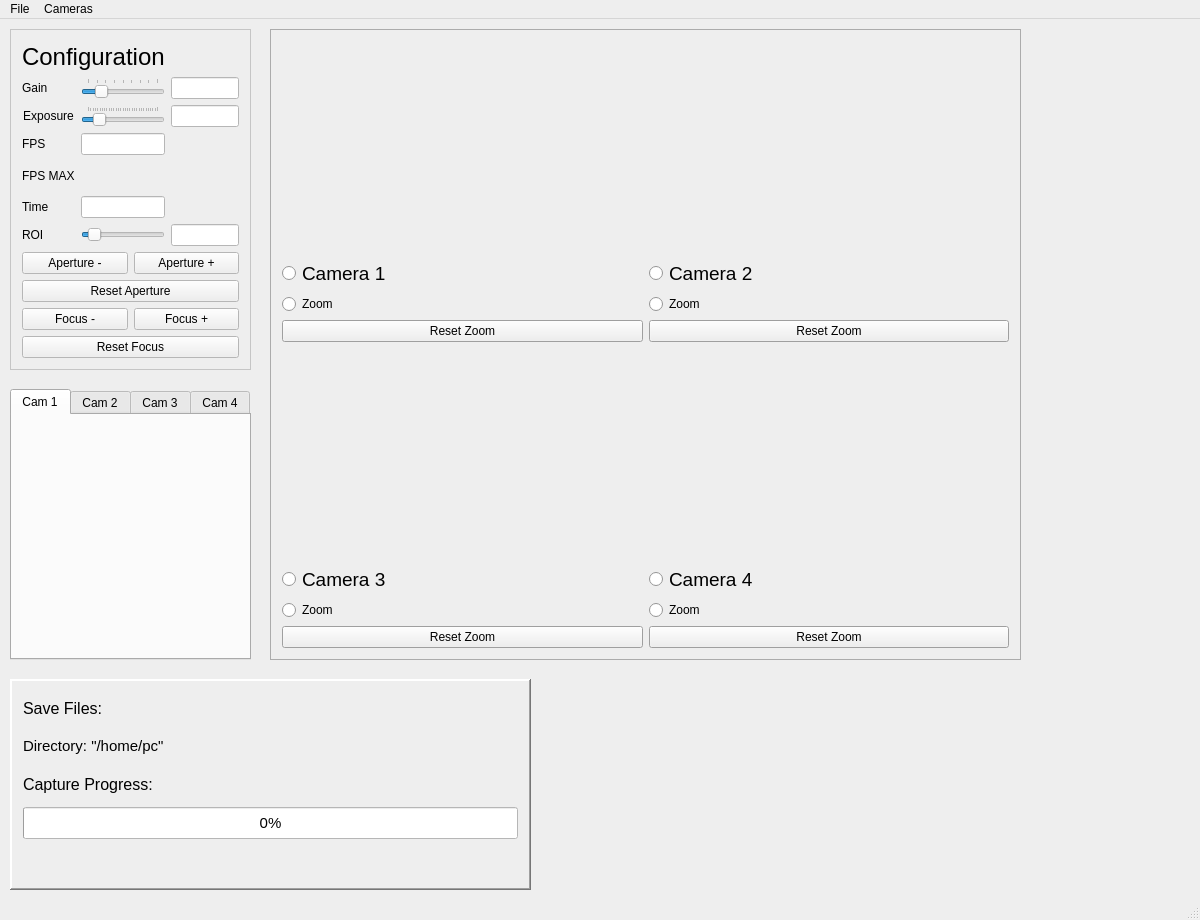
<?xml version="1.0" encoding="UTF-8"?>
<ui version="4.0">
 <class>MainWindow</class>
 <widget class="QMainWindow" name="MainWindow">
  <property name="geometry">
   <rect>
    <x>0</x>
    <y>0</y>
    <width>1200</width>
    <height>920</height>
   </rect>
  </property>
  <property name="minimumSize">
   <size>
    <width>850</width>
    <height>750</height>
   </size>
  </property>
  <property name="maximumSize">
   <size>
    <width>1200</width>
    <height>920</height>
   </size>
  </property>
  <property name="palette">
   <palette>
    <active>
     <colorrole role="Midlight">
      <brush brushstyle="SolidPattern">
       <color alpha="255">
        <red>228</red>
        <green>231</green>
        <blue>226</blue>
       </color>
      </brush>
     </colorrole>
     <colorrole role="Base">
      <brush brushstyle="SolidPattern">
       <color alpha="255">
        <red>255</red>
        <green>255</green>
        <blue>255</blue>
       </color>
      </brush>
     </colorrole>
     <colorrole role="Window">
      <brush brushstyle="SolidPattern">
       <color alpha="255">
        <red>238</red>
        <green>238</green>
        <blue>238</blue>
       </color>
      </brush>
     </colorrole>
    </active>
    <inactive>
     <colorrole role="Midlight">
      <brush brushstyle="SolidPattern">
       <color alpha="255">
        <red>202</red>
        <green>202</green>
        <blue>202</blue>
       </color>
      </brush>
     </colorrole>
     <colorrole role="Base">
      <brush brushstyle="SolidPattern">
       <color alpha="255">
        <red>255</red>
        <green>255</green>
        <blue>255</blue>
       </color>
      </brush>
     </colorrole>
     <colorrole role="Window">
      <brush brushstyle="SolidPattern">
       <color alpha="255">
        <red>238</red>
        <green>238</green>
        <blue>238</blue>
       </color>
      </brush>
     </colorrole>
    </inactive>
    <disabled>
     <colorrole role="Midlight">
      <brush brushstyle="SolidPattern">
       <color alpha="255">
        <red>202</red>
        <green>202</green>
        <blue>202</blue>
       </color>
      </brush>
     </colorrole>
     <colorrole role="Base">
      <brush brushstyle="SolidPattern">
       <color alpha="255">
        <red>238</red>
        <green>238</green>
        <blue>238</blue>
       </color>
      </brush>
     </colorrole>
     <colorrole role="Window">
      <brush brushstyle="SolidPattern">
       <color alpha="255">
        <red>238</red>
        <green>238</green>
        <blue>238</blue>
       </color>
      </brush>
     </colorrole>
    </disabled>
   </palette>
  </property>
  <property name="windowTitle">
   <string>turbumeter</string>
  </property>
  <widget class="QWidget" name="centralWidget">
   <widget class="QFrame" name="frame">
    <property name="geometry">
     <rect>
      <x>10</x>
      <y>10</y>
      <width>241</width>
      <height>341</height>
     </rect>
    </property>
    <property name="palette">
     <palette>
      <active>
       <colorrole role="Base">
        <brush brushstyle="SolidPattern">
         <color alpha="255">
          <red>255</red>
          <green>255</green>
          <blue>255</blue>
         </color>
        </brush>
       </colorrole>
       <colorrole role="Window">
        <brush brushstyle="SolidPattern">
         <color alpha="255">
          <red>255</red>
          <green>255</green>
          <blue>255</blue>
         </color>
        </brush>
       </colorrole>
      </active>
      <inactive>
       <colorrole role="Base">
        <brush brushstyle="SolidPattern">
         <color alpha="255">
          <red>255</red>
          <green>255</green>
          <blue>255</blue>
         </color>
        </brush>
       </colorrole>
       <colorrole role="Window">
        <brush brushstyle="SolidPattern">
         <color alpha="255">
          <red>255</red>
          <green>255</green>
          <blue>255</blue>
         </color>
        </brush>
       </colorrole>
      </inactive>
      <disabled>
       <colorrole role="Base">
        <brush brushstyle="SolidPattern">
         <color alpha="255">
          <red>255</red>
          <green>255</green>
          <blue>255</blue>
         </color>
        </brush>
       </colorrole>
       <colorrole role="Window">
        <brush brushstyle="SolidPattern">
         <color alpha="255">
          <red>255</red>
          <green>255</green>
          <blue>255</blue>
         </color>
        </brush>
       </colorrole>
      </disabled>
     </palette>
    </property>
    <property name="frameShape">
     <enum>QFrame::StyledPanel</enum>
    </property>
    <property name="frameShadow">
     <enum>QFrame::Raised</enum>
    </property>
    <layout class="QGridLayout" name="gridLayout">
     <item row="6" column="1">
      <widget class="QSlider" name="roiSlider">
       <property name="minimum">
        <number>8</number>
       </property>
       <property name="maximum">
        <number>610</number>
       </property>
       <property name="singleStep">
        <number>16</number>
       </property>
       <property name="pageStep">
        <number>16</number>
       </property>
       <property name="value">
        <number>64</number>
       </property>
       <property name="orientation">
        <enum>Qt::Horizontal</enum>
       </property>
      </widget>
     </item>
     <item row="6" column="2">
      <widget class="QLineEdit" name="lineEdit_roi"/>
     </item>
     <item row="0" column="0" colspan="2">
      <widget class="QLabel" name="label_conf">
       <property name="font">
        <font>
         <pointsize>18</pointsize>
        </font>
       </property>
       <property name="text">
        <string>Configuration</string>
       </property>
       <property name="scaledContents">
        <bool>false</bool>
       </property>
       <property name="alignment">
        <set>Qt::AlignBottom|Qt::AlignLeading|Qt::AlignLeft</set>
       </property>
      </widget>
     </item>
     <item row="4" column="0">
      <widget class="QLabel" name="label_2">
       <property name="text">
        <string>FPS MAX</string>
       </property>
      </widget>
     </item>
     <item row="1" column="1">
      <widget class="QSlider" name="gainSlider">
       <property name="minimum">
        <number>1</number>
       </property>
       <property name="maximum">
        <number>8000</number>
       </property>
       <property name="pageStep">
        <number>100</number>
       </property>
       <property name="value">
        <number>1500</number>
       </property>
       <property name="tracking">
        <bool>true</bool>
       </property>
       <property name="orientation">
        <enum>Qt::Horizontal</enum>
       </property>
       <property name="invertedAppearance">
        <bool>false</bool>
       </property>
       <property name="invertedControls">
        <bool>false</bool>
       </property>
       <property name="tickPosition">
        <enum>QSlider::TicksAbove</enum>
       </property>
       <property name="tickInterval">
        <number>1000</number>
       </property>
      </widget>
     </item>
     <item row="1" column="2">
      <widget class="QLineEdit" name="lineEdit_gain"/>
     </item>
     <item row="4" column="1">
      <widget class="QLabel" name="label_fps_max">
       <property name="text">
        <string/>
       </property>
      </widget>
     </item>
     <item row="2" column="2">
      <widget class="QLineEdit" name="lineEdit_exposure"/>
     </item>
     <item row="1" column="0">
      <widget class="QLabel" name="gainLabel">
       <property name="text">
        <string>Gain</string>
       </property>
       <property name="alignment">
        <set>Qt::AlignLeading|Qt::AlignLeft|Qt::AlignVCenter</set>
       </property>
      </widget>
     </item>
     <item row="3" column="0">
      <widget class="QLabel" name="fpsLabel">
       <property name="text">
        <string>FPS</string>
       </property>
      </widget>
     </item>
     <item row="2" column="0">
      <widget class="QLabel" name="exposureLabel">
       <property name="text">
        <string>Exposure</string>
       </property>
       <property name="alignment">
        <set>Qt::AlignCenter</set>
       </property>
      </widget>
     </item>
     <item row="5" column="1">
      <widget class="QLineEdit" name="time_Edit">
       <property name="text">
        <string/>
       </property>
       <property name="alignment">
        <set>Qt::AlignRight|Qt::AlignTrailing|Qt::AlignVCenter</set>
       </property>
      </widget>
     </item>
     <item row="6" column="0">
      <widget class="QLabel" name="label">
       <property name="text">
        <string>ROI</string>
       </property>
      </widget>
     </item>
     <item row="3" column="1">
      <widget class="QLineEdit" name="frame_Edit">
       <property name="text">
        <string/>
       </property>
       <property name="maxLength">
        <number>4</number>
       </property>
       <property name="frame">
        <bool>true</bool>
       </property>
       <property name="cursorPosition">
        <number>0</number>
       </property>
       <property name="alignment">
        <set>Qt::AlignRight|Qt::AlignTrailing|Qt::AlignVCenter</set>
       </property>
       <property name="dragEnabled">
        <bool>false</bool>
       </property>
       <property name="readOnly">
        <bool>false</bool>
       </property>
      </widget>
     </item>
     <item row="2" column="1">
      <widget class="QSlider" name="exposureSlider">
       <property name="minimum">
        <number>1</number>
       </property>
       <property name="maximum">
        <number>30000</number>
       </property>
       <property name="singleStep">
        <number>10</number>
       </property>
       <property name="pageStep">
        <number>100</number>
       </property>
       <property name="value">
        <number>5000</number>
       </property>
       <property name="orientation">
        <enum>Qt::Horizontal</enum>
       </property>
       <property name="tickPosition">
        <enum>QSlider::TicksAbove</enum>
       </property>
       <property name="tickInterval">
        <number>1000</number>
       </property>
      </widget>
     </item>
     <item row="5" column="0">
      <widget class="QLabel" name="timeLabel">
       <property name="text">
        <string>Time </string>
       </property>
       <property name="alignment">
        <set>Qt::AlignLeading|Qt::AlignLeft|Qt::AlignVCenter</set>
       </property>
      </widget>
     </item>
     <item row="7" column="0" colspan="3">
      <layout class="QGridLayout" name="gridLayout_6">
       <item row="1" column="0" colspan="2">
        <widget class="QPushButton" name="resetApButton">
         <property name="text">
          <string>Reset Aperture</string>
         </property>
        </widget>
       </item>
       <item row="3" column="0" colspan="2">
        <widget class="QPushButton" name="resetFocButton">
         <property name="text">
          <string>Reset Focus</string>
         </property>
        </widget>
       </item>
       <item row="2" column="0">
        <widget class="QPushButton" name="focusButton">
         <property name="text">
          <string>Focus -</string>
         </property>
        </widget>
       </item>
       <item row="2" column="1">
        <widget class="QPushButton" name="focusMButton_3">
         <property name="text">
          <string>Focus +</string>
         </property>
        </widget>
       </item>
       <item row="0" column="0">
        <widget class="QPushButton" name="maperturaButton">
         <property name="text">
          <string>Aperture -</string>
         </property>
        </widget>
       </item>
       <item row="0" column="1">
        <widget class="QPushButton" name="aperturaButton">
         <property name="text">
          <string>Aperture +</string>
         </property>
        </widget>
       </item>
      </layout>
     </item>
    </layout>
   </widget>
   <widget class="QFrame" name="frame_2">
    <property name="geometry">
     <rect>
      <x>270</x>
      <y>10</y>
      <width>751</width>
      <height>631</height>
     </rect>
    </property>
    <property name="palette">
     <palette>
      <active>
       <colorrole role="Base">
        <brush brushstyle="SolidPattern">
         <color alpha="255">
          <red>255</red>
          <green>255</green>
          <blue>255</blue>
         </color>
        </brush>
       </colorrole>
       <colorrole role="Window">
        <brush brushstyle="SolidPattern">
         <color alpha="255">
          <red>222</red>
          <green>222</green>
          <blue>222</blue>
         </color>
        </brush>
       </colorrole>
      </active>
      <inactive>
       <colorrole role="Base">
        <brush brushstyle="SolidPattern">
         <color alpha="255">
          <red>255</red>
          <green>255</green>
          <blue>255</blue>
         </color>
        </brush>
       </colorrole>
       <colorrole role="Window">
        <brush brushstyle="SolidPattern">
         <color alpha="255">
          <red>222</red>
          <green>222</green>
          <blue>222</blue>
         </color>
        </brush>
       </colorrole>
      </inactive>
      <disabled>
       <colorrole role="Base">
        <brush brushstyle="SolidPattern">
         <color alpha="255">
          <red>222</red>
          <green>222</green>
          <blue>222</blue>
         </color>
        </brush>
       </colorrole>
       <colorrole role="Window">
        <brush brushstyle="SolidPattern">
         <color alpha="255">
          <red>222</red>
          <green>222</green>
          <blue>222</blue>
         </color>
        </brush>
       </colorrole>
      </disabled>
     </palette>
    </property>
    <property name="frameShape">
     <enum>QFrame::StyledPanel</enum>
    </property>
    <property name="frameShadow">
     <enum>QFrame::Raised</enum>
    </property>
    <layout class="QGridLayout" name="gridLayout_2">
     <item row="7" column="0">
      <widget class="QPushButton" name="reset_zoom_3">
       <property name="text">
        <string>Reset Zoom</string>
       </property>
      </widget>
     </item>
     <item row="2" column="1">
      <widget class="QRadioButton" name="zoomButton_2">
       <property name="text">
        <string>Zoom</string>
       </property>
       <property name="autoExclusive">
        <bool>false</bool>
       </property>
      </widget>
     </item>
     <item row="0" column="0">
      <widget class="QLabel" name="label_6">
       <property name="enabled">
        <bool>true</bool>
       </property>
       <property name="palette">
        <palette>
         <active>
          <colorrole role="Base">
           <brush brushstyle="SolidPattern">
            <color alpha="255">
             <red>255</red>
             <green>255</green>
             <blue>255</blue>
            </color>
           </brush>
          </colorrole>
          <colorrole role="Window">
           <brush brushstyle="SolidPattern">
            <color alpha="255">
             <red>255</red>
             <green>255</green>
             <blue>255</blue>
            </color>
           </brush>
          </colorrole>
         </active>
         <inactive>
          <colorrole role="Base">
           <brush brushstyle="SolidPattern">
            <color alpha="255">
             <red>255</red>
             <green>255</green>
             <blue>255</blue>
            </color>
           </brush>
          </colorrole>
          <colorrole role="Window">
           <brush brushstyle="SolidPattern">
            <color alpha="255">
             <red>255</red>
             <green>255</green>
             <blue>255</blue>
            </color>
           </brush>
          </colorrole>
         </inactive>
         <disabled>
          <colorrole role="Base">
           <brush brushstyle="SolidPattern">
            <color alpha="255">
             <red>255</red>
             <green>255</green>
             <blue>255</blue>
            </color>
           </brush>
          </colorrole>
          <colorrole role="Window">
           <brush brushstyle="SolidPattern">
            <color alpha="255">
             <red>255</red>
             <green>255</green>
             <blue>255</blue>
            </color>
           </brush>
          </colorrole>
         </disabled>
        </palette>
       </property>
       <property name="frameShape">
        <enum>QFrame::NoFrame</enum>
       </property>
       <property name="frameShadow">
        <enum>QFrame::Plain</enum>
       </property>
       <property name="text">
        <string/>
       </property>
       <property name="scaledContents">
        <bool>true</bool>
       </property>
       <property name="alignment">
        <set>Qt::AlignCenter</set>
       </property>
      </widget>
     </item>
     <item row="3" column="0">
      <widget class="QPushButton" name="reset_zoom_1">
       <property name="text">
        <string>Reset Zoom</string>
       </property>
      </widget>
     </item>
     <item row="5" column="0">
      <widget class="QRadioButton" name="radioButton_3">
       <property name="font">
        <font>
         <pointsize>14</pointsize>
        </font>
       </property>
       <property name="text">
        <string>Camera 3</string>
       </property>
       <property name="autoExclusive">
        <bool>false</bool>
       </property>
      </widget>
     </item>
     <item row="1" column="0">
      <widget class="QRadioButton" name="radioButton">
       <property name="font">
        <font>
         <pointsize>14</pointsize>
        </font>
       </property>
       <property name="text">
        <string>Camera 1</string>
       </property>
       <property name="checked">
        <bool>false</bool>
       </property>
       <property name="autoExclusive">
        <bool>false</bool>
       </property>
      </widget>
     </item>
     <item row="1" column="1">
      <widget class="QRadioButton" name="radioButton_2">
       <property name="font">
        <font>
         <pointsize>14</pointsize>
        </font>
       </property>
       <property name="text">
        <string>Camera 2</string>
       </property>
       <property name="checked">
        <bool>false</bool>
       </property>
       <property name="autoExclusive">
        <bool>false</bool>
       </property>
      </widget>
     </item>
     <item row="2" column="0">
      <widget class="QRadioButton" name="zoomButton">
       <property name="text">
        <string>Zoom</string>
       </property>
       <property name="checked">
        <bool>false</bool>
       </property>
       <property name="autoExclusive">
        <bool>false</bool>
       </property>
      </widget>
     </item>
     <item row="7" column="1">
      <widget class="QPushButton" name="reset_zoom_4">
       <property name="text">
        <string>Reset Zoom</string>
       </property>
      </widget>
     </item>
     <item row="6" column="1">
      <widget class="QRadioButton" name="zoomButton_4">
       <property name="text">
        <string>Zoom</string>
       </property>
       <property name="autoExclusive">
        <bool>false</bool>
       </property>
      </widget>
     </item>
     <item row="4" column="0">
      <widget class="QLabel" name="label_8">
       <property name="text">
        <string/>
       </property>
       <property name="scaledContents">
        <bool>true</bool>
       </property>
       <property name="alignment">
        <set>Qt::AlignCenter</set>
       </property>
      </widget>
     </item>
     <item row="4" column="1">
      <widget class="QLabel" name="label_9">
       <property name="text">
        <string/>
       </property>
       <property name="scaledContents">
        <bool>true</bool>
       </property>
       <property name="alignment">
        <set>Qt::AlignCenter</set>
       </property>
      </widget>
     </item>
     <item row="0" column="1">
      <widget class="QLabel" name="label_7">
       <property name="palette">
        <palette>
         <active>
          <colorrole role="Base">
           <brush brushstyle="SolidPattern">
            <color alpha="255">
             <red>255</red>
             <green>255</green>
             <blue>255</blue>
            </color>
           </brush>
          </colorrole>
          <colorrole role="Window">
           <brush brushstyle="SolidPattern">
            <color alpha="255">
             <red>255</red>
             <green>255</green>
             <blue>255</blue>
            </color>
           </brush>
          </colorrole>
          <colorrole role="AlternateBase">
           <brush brushstyle="SolidPattern">
            <color alpha="255">
             <red>255</red>
             <green>255</green>
             <blue>255</blue>
            </color>
           </brush>
          </colorrole>
         </active>
         <inactive>
          <colorrole role="Base">
           <brush brushstyle="SolidPattern">
            <color alpha="255">
             <red>255</red>
             <green>255</green>
             <blue>255</blue>
            </color>
           </brush>
          </colorrole>
          <colorrole role="Window">
           <brush brushstyle="SolidPattern">
            <color alpha="255">
             <red>255</red>
             <green>255</green>
             <blue>255</blue>
            </color>
           </brush>
          </colorrole>
          <colorrole role="AlternateBase">
           <brush brushstyle="SolidPattern">
            <color alpha="255">
             <red>255</red>
             <green>255</green>
             <blue>255</blue>
            </color>
           </brush>
          </colorrole>
         </inactive>
         <disabled>
          <colorrole role="Base">
           <brush brushstyle="SolidPattern">
            <color alpha="255">
             <red>255</red>
             <green>255</green>
             <blue>255</blue>
            </color>
           </brush>
          </colorrole>
          <colorrole role="Window">
           <brush brushstyle="SolidPattern">
            <color alpha="255">
             <red>255</red>
             <green>255</green>
             <blue>255</blue>
            </color>
           </brush>
          </colorrole>
          <colorrole role="AlternateBase">
           <brush brushstyle="SolidPattern">
            <color alpha="255">
             <red>255</red>
             <green>255</green>
             <blue>255</blue>
            </color>
           </brush>
          </colorrole>
         </disabled>
        </palette>
       </property>
       <property name="frameShape">
        <enum>QFrame::NoFrame</enum>
       </property>
       <property name="frameShadow">
        <enum>QFrame::Plain</enum>
       </property>
       <property name="text">
        <string/>
       </property>
       <property name="scaledContents">
        <bool>true</bool>
       </property>
       <property name="alignment">
        <set>Qt::AlignCenter</set>
       </property>
      </widget>
     </item>
     <item row="3" column="1">
      <widget class="QPushButton" name="reset_zoom_2">
       <property name="text">
        <string>Reset Zoom</string>
       </property>
      </widget>
     </item>
     <item row="5" column="1">
      <widget class="QRadioButton" name="radioButton_4">
       <property name="font">
        <font>
         <pointsize>14</pointsize>
        </font>
       </property>
       <property name="tabletTracking">
        <bool>false</bool>
       </property>
       <property name="contextMenuPolicy">
        <enum>Qt::DefaultContextMenu</enum>
       </property>
       <property name="layoutDirection">
        <enum>Qt::LeftToRight</enum>
       </property>
       <property name="text">
        <string>Camera 4</string>
       </property>
       <property name="autoExclusive">
        <bool>false</bool>
       </property>
      </widget>
     </item>
     <item row="6" column="0">
      <widget class="QRadioButton" name="zoomButton_3">
       <property name="text">
        <string>Zoom</string>
       </property>
       <property name="checkable">
        <bool>true</bool>
       </property>
       <property name="autoRepeat">
        <bool>false</bool>
       </property>
       <property name="autoExclusive">
        <bool>false</bool>
       </property>
      </widget>
     </item>
    </layout>
   </widget>
   <widget class="QTabWidget" name="tabWidget">
    <property name="geometry">
     <rect>
      <x>10</x>
      <y>370</y>
      <width>241</width>
      <height>271</height>
     </rect>
    </property>
    <property name="palette">
     <palette>
      <active>
       <colorrole role="Base">
        <brush brushstyle="SolidPattern">
         <color alpha="255">
          <red>238</red>
          <green>238</green>
          <blue>238</blue>
         </color>
        </brush>
       </colorrole>
       <colorrole role="Window">
        <brush brushstyle="SolidPattern">
         <color alpha="255">
          <red>238</red>
          <green>238</green>
          <blue>238</blue>
         </color>
        </brush>
       </colorrole>
      </active>
      <inactive>
       <colorrole role="Base">
        <brush brushstyle="SolidPattern">
         <color alpha="255">
          <red>238</red>
          <green>238</green>
          <blue>238</blue>
         </color>
        </brush>
       </colorrole>
       <colorrole role="Window">
        <brush brushstyle="SolidPattern">
         <color alpha="255">
          <red>238</red>
          <green>238</green>
          <blue>238</blue>
         </color>
        </brush>
       </colorrole>
      </inactive>
      <disabled>
       <colorrole role="Base">
        <brush brushstyle="SolidPattern">
         <color alpha="255">
          <red>238</red>
          <green>238</green>
          <blue>238</blue>
         </color>
        </brush>
       </colorrole>
       <colorrole role="Window">
        <brush brushstyle="SolidPattern">
         <color alpha="255">
          <red>238</red>
          <green>238</green>
          <blue>238</blue>
         </color>
        </brush>
       </colorrole>
      </disabled>
     </palette>
    </property>
    <property name="toolTip">
     <string>&lt;html&gt;&lt;head/&gt;&lt;body&gt;&lt;p&gt;&lt;br/&gt;&lt;/p&gt;&lt;/body&gt;&lt;/html&gt;</string>
    </property>
    <property name="currentIndex">
     <number>0</number>
    </property>
    <widget class="QWidget" name="tab">
     <attribute name="title">
      <string>Cam 1</string>
     </attribute>
     <layout class="QGridLayout" name="gridLayout_3">
      <item row="0" column="0">
       <widget class="QLabel" name="info1">
        <property name="text">
         <string/>
        </property>
       </widget>
      </item>
     </layout>
    </widget>
    <widget class="QWidget" name="tab_2">
     <attribute name="title">
      <string>Cam 2</string>
     </attribute>
     <layout class="QGridLayout" name="gridLayout_4">
      <item row="0" column="0">
       <widget class="QLabel" name="info2">
        <property name="text">
         <string/>
        </property>
       </widget>
      </item>
     </layout>
    </widget>
    <widget class="QWidget" name="tab_3">
     <attribute name="title">
      <string>Cam 3</string>
     </attribute>
     <layout class="QGridLayout" name="gridLayout_7">
      <item row="1" column="0">
       <widget class="QLabel" name="info3">
        <property name="text">
         <string/>
        </property>
       </widget>
      </item>
     </layout>
    </widget>
    <widget class="QWidget" name="tab_4">
     <attribute name="title">
      <string>Cam 4</string>
     </attribute>
     <layout class="QGridLayout" name="gridLayout_5">
      <item row="0" column="0">
       <widget class="QLabel" name="info4">
        <property name="text">
         <string/>
        </property>
       </widget>
      </item>
     </layout>
    </widget>
   </widget>
   <widget class="QFrame" name="frame_3">
    <property name="geometry">
     <rect>
      <x>10</x>
      <y>660</y>
      <width>521</width>
      <height>211</height>
     </rect>
    </property>
    <property name="palette">
     <palette>
      <active>
       <colorrole role="Midlight">
        <brush brushstyle="SolidPattern">
         <color alpha="255">
          <red>255</red>
          <green>255</green>
          <blue>255</blue>
         </color>
        </brush>
       </colorrole>
       <colorrole role="Base">
        <brush brushstyle="SolidPattern">
         <color alpha="255">
          <red>255</red>
          <green>255</green>
          <blue>255</blue>
         </color>
        </brush>
       </colorrole>
       <colorrole role="Window">
        <brush brushstyle="SolidPattern">
         <color alpha="255">
          <red>255</red>
          <green>255</green>
          <blue>255</blue>
         </color>
        </brush>
       </colorrole>
       <colorrole role="AlternateBase">
        <brush brushstyle="SolidPattern">
         <color alpha="255">
          <red>255</red>
          <green>255</green>
          <blue>255</blue>
         </color>
        </brush>
       </colorrole>
      </active>
      <inactive>
       <colorrole role="Midlight">
        <brush brushstyle="SolidPattern">
         <color alpha="255">
          <red>255</red>
          <green>255</green>
          <blue>255</blue>
         </color>
        </brush>
       </colorrole>
       <colorrole role="Base">
        <brush brushstyle="SolidPattern">
         <color alpha="255">
          <red>255</red>
          <green>255</green>
          <blue>255</blue>
         </color>
        </brush>
       </colorrole>
       <colorrole role="Window">
        <brush brushstyle="SolidPattern">
         <color alpha="255">
          <red>255</red>
          <green>255</green>
          <blue>255</blue>
         </color>
        </brush>
       </colorrole>
       <colorrole role="AlternateBase">
        <brush brushstyle="SolidPattern">
         <color alpha="255">
          <red>255</red>
          <green>255</green>
          <blue>255</blue>
         </color>
        </brush>
       </colorrole>
      </inactive>
      <disabled>
       <colorrole role="Midlight">
        <brush brushstyle="SolidPattern">
         <color alpha="255">
          <red>255</red>
          <green>255</green>
          <blue>255</blue>
         </color>
        </brush>
       </colorrole>
       <colorrole role="Base">
        <brush brushstyle="SolidPattern">
         <color alpha="255">
          <red>255</red>
          <green>255</green>
          <blue>255</blue>
         </color>
        </brush>
       </colorrole>
       <colorrole role="Window">
        <brush brushstyle="SolidPattern">
         <color alpha="255">
          <red>255</red>
          <green>255</green>
          <blue>255</blue>
         </color>
        </brush>
       </colorrole>
       <colorrole role="AlternateBase">
        <brush brushstyle="SolidPattern">
         <color alpha="255">
          <red>255</red>
          <green>255</green>
          <blue>255</blue>
         </color>
        </brush>
       </colorrole>
      </disabled>
     </palette>
    </property>
    <property name="frameShape">
     <enum>QFrame::WinPanel</enum>
    </property>
    <property name="frameShadow">
     <enum>QFrame::Raised</enum>
    </property>
    <layout class="QGridLayout" name="gridLayout_8">
     <item row="3" column="0">
      <widget class="QProgressBar" name="progressBar">
       <property name="maximumSize">
        <size>
         <width>500</width>
         <height>85</height>
        </size>
       </property>
       <property name="font">
        <font>
         <pointsize>11</pointsize>
        </font>
       </property>
       <property name="value">
        <number>0</number>
       </property>
       <property name="alignment">
        <set>Qt::AlignBottom|Qt::AlignLeading|Qt::AlignLeft</set>
       </property>
      </widget>
     </item>
     <item row="1" column="0">
      <widget class="QLabel" name="label_dir_save">
       <property name="font">
        <font>
         <pointsize>11</pointsize>
        </font>
       </property>
       <property name="text">
        <string>Directory: &quot;/home/pc&quot;</string>
       </property>
       <property name="scaledContents">
        <bool>true</bool>
       </property>
      </widget>
     </item>
     <item row="2" column="0">
      <widget class="QLabel" name="label_4">
       <property name="font">
        <font>
         <pointsize>12</pointsize>
        </font>
       </property>
       <property name="text">
        <string>Capture Progress:</string>
       </property>
      </widget>
     </item>
     <item row="0" column="0">
      <widget class="QLabel" name="label_3">
       <property name="font">
        <font>
         <pointsize>12</pointsize>
        </font>
       </property>
       <property name="text">
        <string>Save Files:</string>
       </property>
      </widget>
     </item>
     <item row="4" column="0">
      <widget class="QLabel" name="label_thread_0">
       <property name="font">
        <font>
         <pointsize>11</pointsize>
        </font>
       </property>
       <property name="text">
        <string/>
       </property>
      </widget>
     </item>
    </layout>
   </widget>
   <widget class="QLabel" name="label_suma">
    <property name="geometry">
     <rect>
      <x>560</x>
      <y>670</y>
      <width>341</width>
      <height>191</height>
     </rect>
    </property>
    <property name="text">
     <string/>
    </property>
   </widget>
  </widget>
  <widget class="QMenuBar" name="menuBar">
   <property name="geometry">
    <rect>
     <x>0</x>
     <y>0</y>
     <width>1200</width>
     <height>20</height>
    </rect>
   </property>
   <widget class="QMenu" name="menuFile">
    <property name="title">
     <string>File</string>
    </property>
    <addaction name="actionSave_Directory"/>
   </widget>
   <widget class="QMenu" name="menuCameras">
    <property name="title">
     <string>Cameras</string>
    </property>
    <addaction name="actionOpen"/>
    <addaction name="actionClose"/>
    <addaction name="actionConfigurati_n"/>
    <addaction name="actionCapture_Data"/>
   </widget>
   <addaction name="menuFile"/>
   <addaction name="menuCameras"/>
  </widget>
  <widget class="QStatusBar" name="statusBar"/>
  <action name="actionSave_Directory">
   <property name="text">
    <string>Save Directory</string>
   </property>
  </action>
  <action name="actionOpen">
   <property name="text">
    <string>Open ...</string>
   </property>
  </action>
  <action name="actionClose">
   <property name="text">
    <string>Close</string>
   </property>
  </action>
  <action name="actionConfigurati_n">
   <property name="text">
    <string>Configuration</string>
   </property>
  </action>
  <action name="actionCapture_Data">
   <property name="text">
    <string>Capture Data</string>
   </property>
  </action>
 </widget>
 <layoutdefault spacing="6" margin="11"/>
 <resources/>
 <connections/>
</ui>
